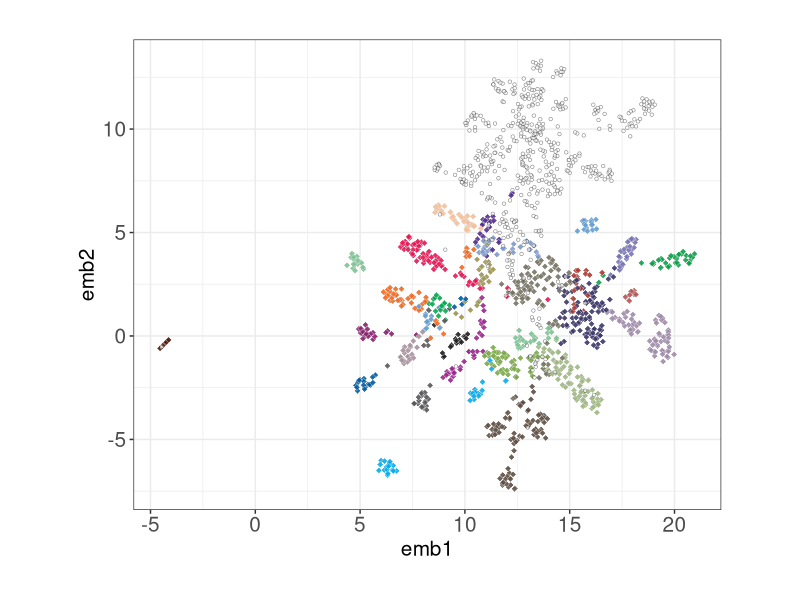

R code for this plot:
setwd("/mnt/bigdisk/work/northAmericanArabidopsis/evolHistory/TAIR10_based")
umapOut = read.table("umapOut_nn100_minDist0_8_euclidean.txt", header = T)
head(umapOut)

library(ggplot2)
library(ggthemes)
library(ggrepel)
cols= c("azerbaijanGeorgia"="#00ADEF","cSouthItaly"="#9D248E","italyBalkanPeninsula"="#7BAA47","britishIsles1"="#F6BF97","northSweden"="#9F8BAA","russiaAsia"="#5E4E43","cEuropeBaltic"="#A0B782","westScania"="#0AA249","nE_EScania"="#AF372F","malmoLund"="#7773B5","olandGotland"="#3C3869","sEScania"="#B75250","sTyrol"="#7CC393","nGermany"="#777364","sGermany"="#E51856","nWEngland"="#53190D","uFranceEFranceBIsles"="#532D90","wNCFrance"="#9C9450","britishIsles2"="#7C98CE","relictsFs12"="#231F20","relictsFs13"="#58585B","barcelona"="#88226D","pyreneesGironaIbRange"="#A7919D","centralSpain1"="#619DD4","northCentralSpain"="#F26A21","centralSpain2"="#00AC4D","andalusiaPortugal"="#005CA2","nAm"="white")
subData = subset(umapOut, (umapOut$region %in% c("andalusiaPortugal","azerbaijanGeorgia","barcelona","britishIsles1","britishIsles2","centralSpain1","centralSpain2","cEuropeBaltic","cSouthItaly","italyBalkanPeninsula","malmoLund","nE_EScania","nGermany","northCentralSpain","northSweden","nWEngland","olandGotland","pyreneesGironaIbRange","relictsFs12","relictsFs13","russiaAsia","sEScania","sGermany","sTyrol","uFranceEFranceBIsles","westScania","wNCFrance")))
subData1 = subset(umapOut, (umapOut$region %in% c("IN","OH","MI","MA","CT","NY","NJ","MD","NC","USA","herbUSA")))
ggplot(umapOut)+
  theme_bw()+
  geom_point(data =subData,aes(emb1,emb2,fill=region),shape=23,size=rel(1.5), color="gray90",stroke=0.2, alpha=0.9)+scale_fill_manual(values = cols)+
  geom_point(data =subData1, mapping = aes(emb1,emb2), shape=21, fill="white", color="gray20", size=rel(1), alpha=0.6, stroke=0.3)+
  #geom_point(subData ,mapping=aes(emb1,emb2), shape=17, color="red", size=rel(2),position = position_nudge(y = -0.1), alpha=0.4)
  #geom_text_repel(subData, mapping=aes(emb1,emb2,label=region),alpha=0.2)
  theme(legend.position="NA", axis.title=element_text(size=15), axis.text=element_text(size=15)) +theme(plot.margin=unit(c(1,2,1,2), "cm"))
